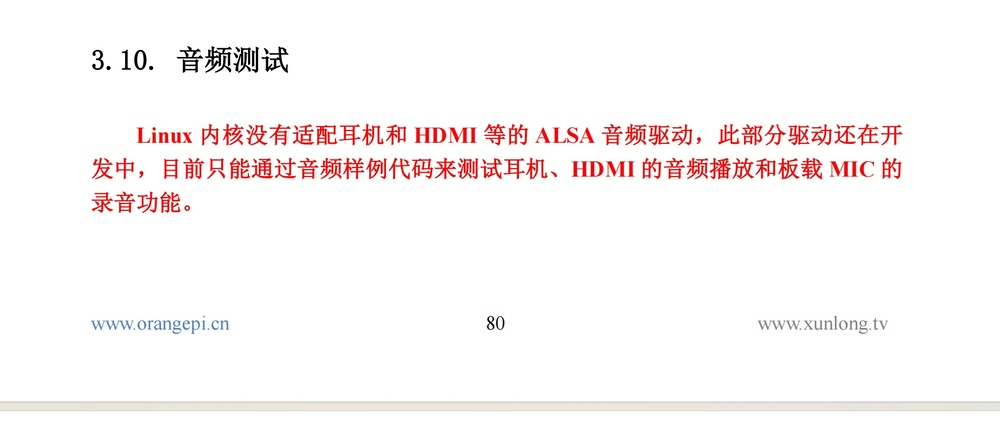
#> input picture img/test.jpg, 1000 x 445 px, shrunk from 1863 x 829 before the run
$ python draw.py
#> lines starting #> are read from the running program, lines starting #| are printed output that depends on the picture; after the words box and inside, x2 and y2 are one past the last pixel; in counts of white or black regions, pixels touching at a corner belong together
import cv2


if __name__ == '__main__':
    img = cv2.imread('./img/test.jpg')
#> img is the input picture: shape (445, 1000, 3); mean B, G, R 246.9, 247.2, 251.5

    cv2.line(img,(0,0),(img.shape[1],img.shape[0]),(255,0,0),2,4)
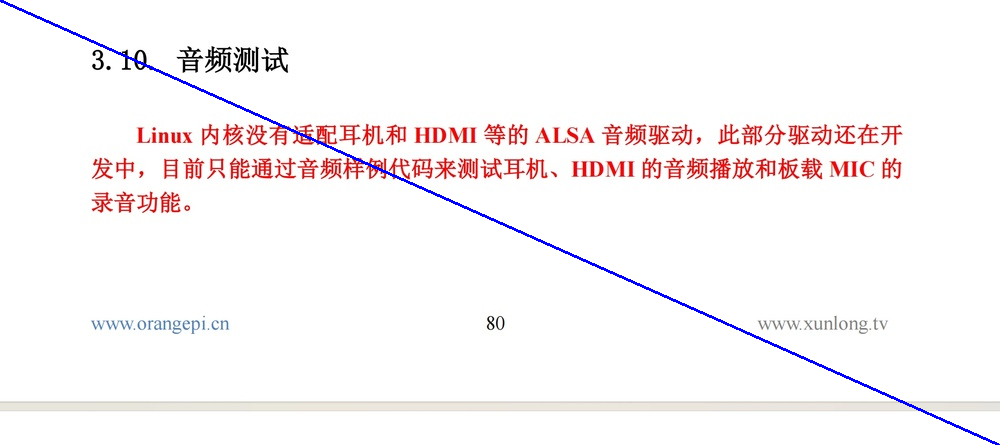
#> img: shape (445, 1000, 3); 0.67% of pixels changed, all inside (x1, y1, x2, y2) = (0, 0, 1000, 445)


    cv2.imshow('img', img)

    key = cv2.waitKey(0)
#> (key Esc is pressed here)
    if key == 27:
        exit(0)
#> (the program exits here)
